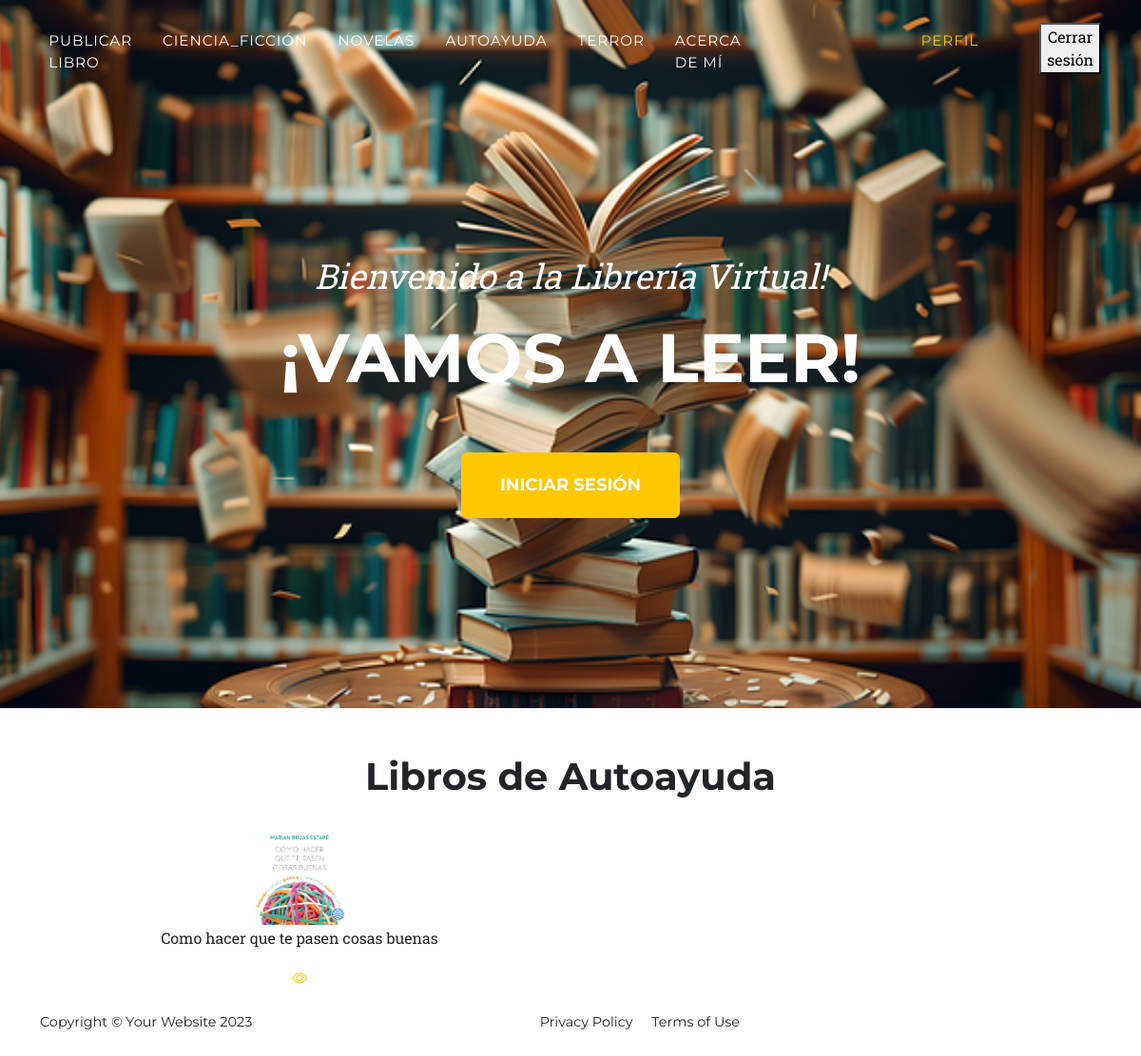
The page /listaautoayuda/ (signed in) on the database its author committed.
### AppLibros/models.py (models this page shows, shortened)
class Libro(models.Model):
    libroSeleccion = (
    ('ciencia_ficción','Ciencia_Ficción'),
    ('novelas', 'Novelas'),
    ('autoayuda','Autoayuda'),
    ('terror','Terror'),
    ('otro','Otro'),
    )
    usuario = models.ForeignKey(User, on_delete=models.CASCADE, null=True, blank=True)
    titulo = models.CharField(max_length=200)
    libro = models.CharField(max_length=15, choices=libroSeleccion, default='autoayuda')
    escritor = models.CharField(max_length=40)
    editorial = models.CharField(max_length=40)
    descripcion = models.TextField(null=True, blank=True)
    cantidad_de_paginas= models.IntegerField()
    year = models.IntegerField()
    precio = models.DecimalField(max_digits=10, decimal_places=2)
    fechaPublicacion = models.DateTimeField(auto_now_add=True)
    telefonoContacto = models.IntegerField()
    emailContacto = models.EmailField()
    imagenLibro = models.ImageField(null=True, blank=True, upload_to="imagenes/")
    class Meta:
        ordering = ['usuario', '-fechaPublicacion']

### AppLibros/views.py (the view)
# urls.py: path('listaautoayuda/', AutoayudaLista.as_view(), name='autoayuda'),
class AutoayudaLista(LoginRequiredMixin, ListView):
    model = Libro
    context_object_name = 'autoayuda'
    template_name = 'listaautoayuda.html'
    login_url = '/login/'
    def get_queryset(self):
        return Libro.objects.filter(libro='autoayuda') # Filtramos los libros de Ciencia Ficción

### AppLibros/templates/listaautoayuda.html (shortened to what this page needs)
{% extends 'home.html' %}
{% block main %}
<br><br>
<div class="container text-center">
    <h1>Libros de Autoayuda</h1>
</div>
<br>
<div class="container text-center">
    <div class="row">
            {% for libro in autoayuda %}
            <div class="col-sm-6 align-items-center">
                <div class="card-body">
                {% if libro.imagenLibro %}
                <img src="{{libro.imagenLibro.url}}" class="" width="100px">
                {% endif %}
                <p>{{ libro.titulo }}</p>
                <a href="{% url 'autoayuda_detalle' libro.id %}"><i class="bi bi-eye"></i></a>
                </div>
            </div>
            {% endfor %}
    </div>
</div>
{% endblock main %}

### rows shown on the page
Libro: imagenLibro (picture), titulo "Como hacer que te pasen cosas buenas"
